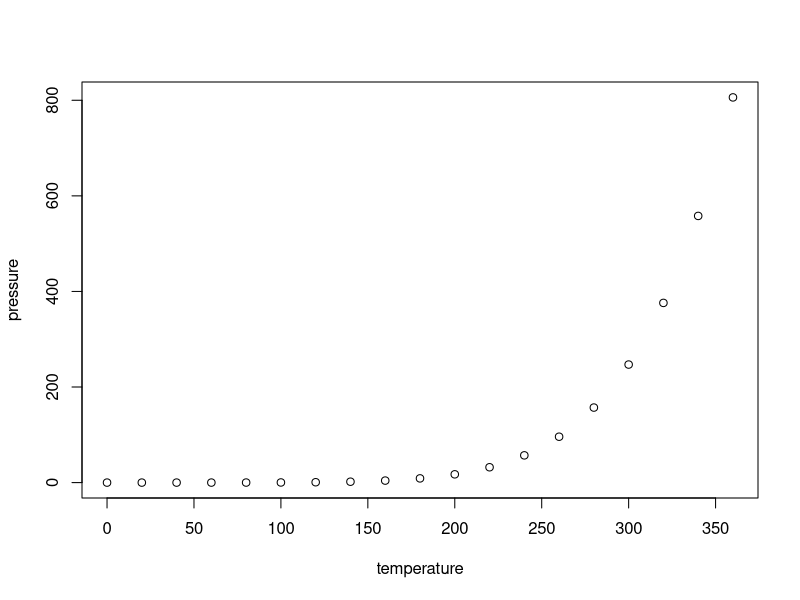
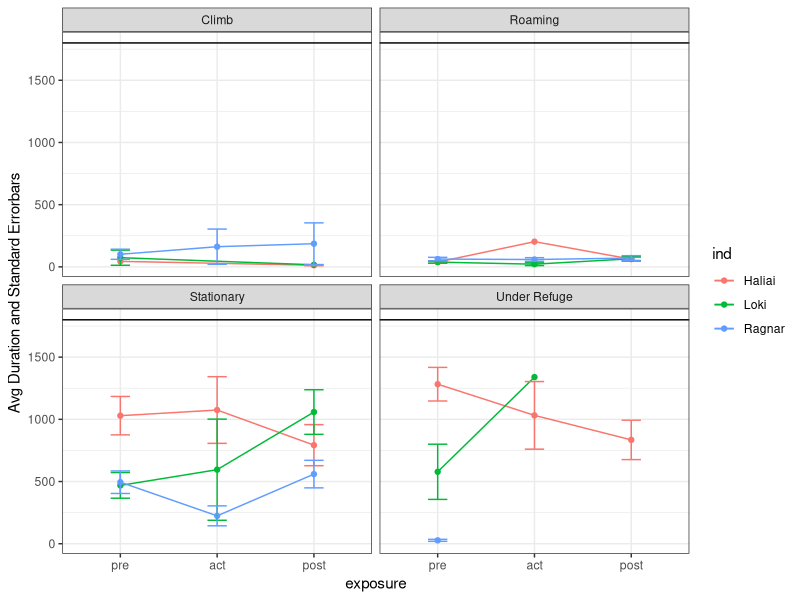
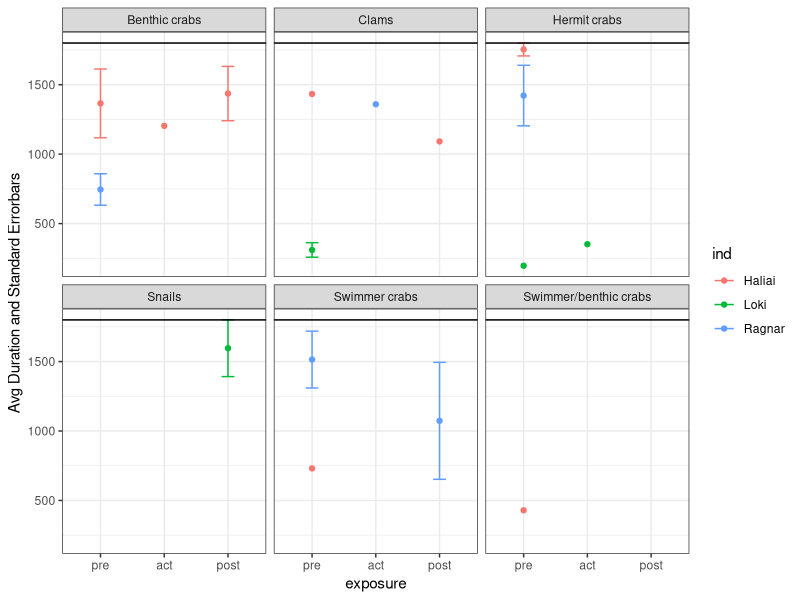
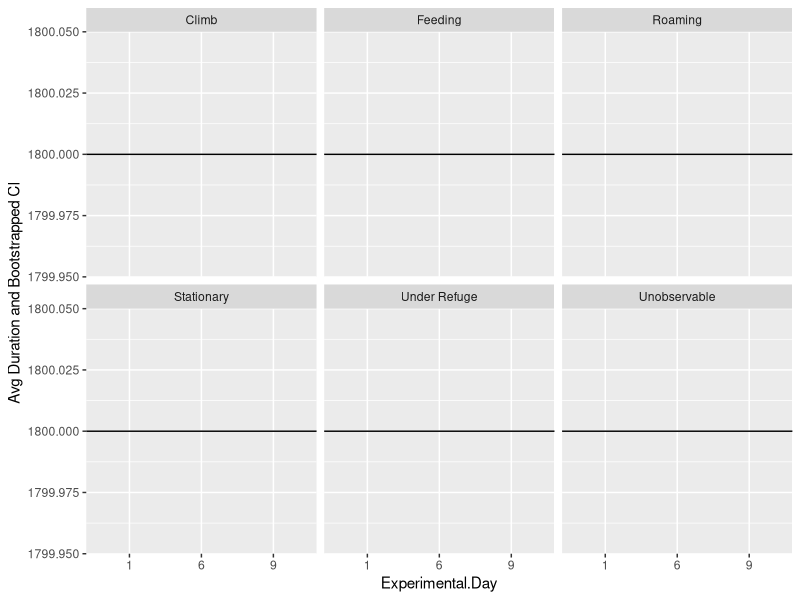
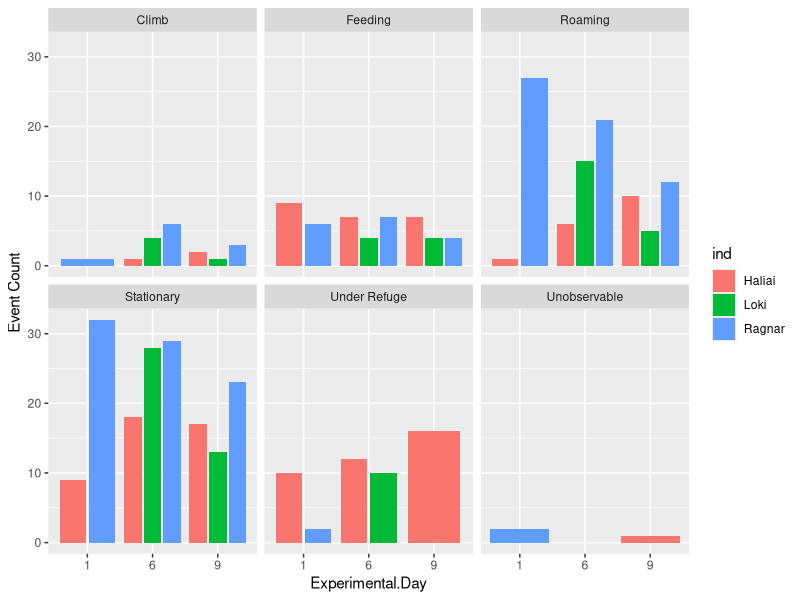
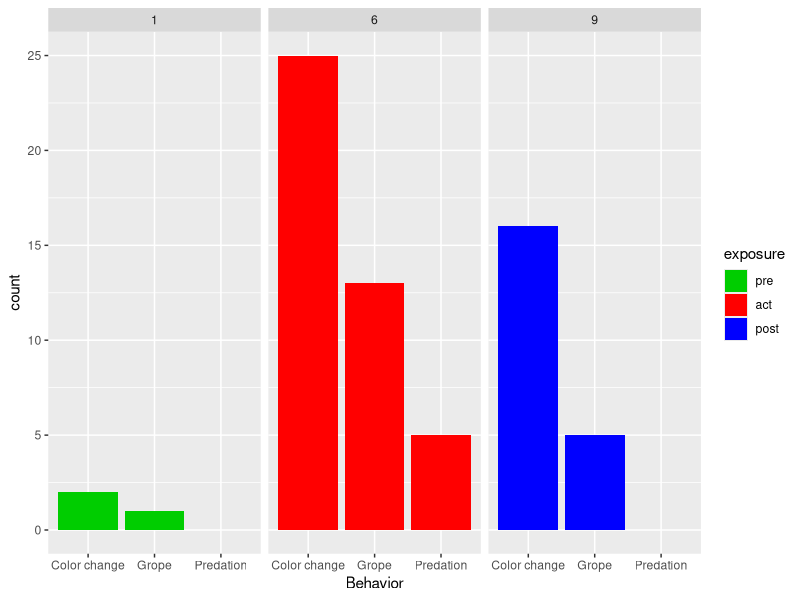
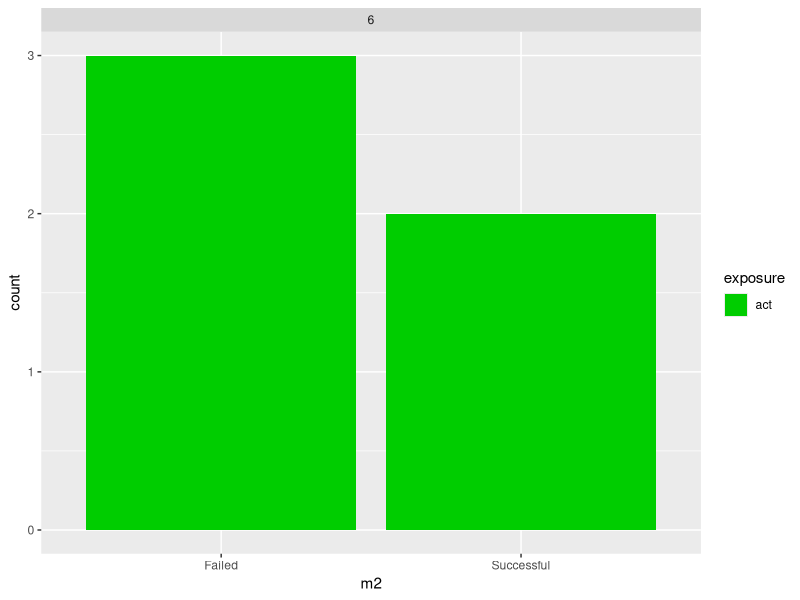
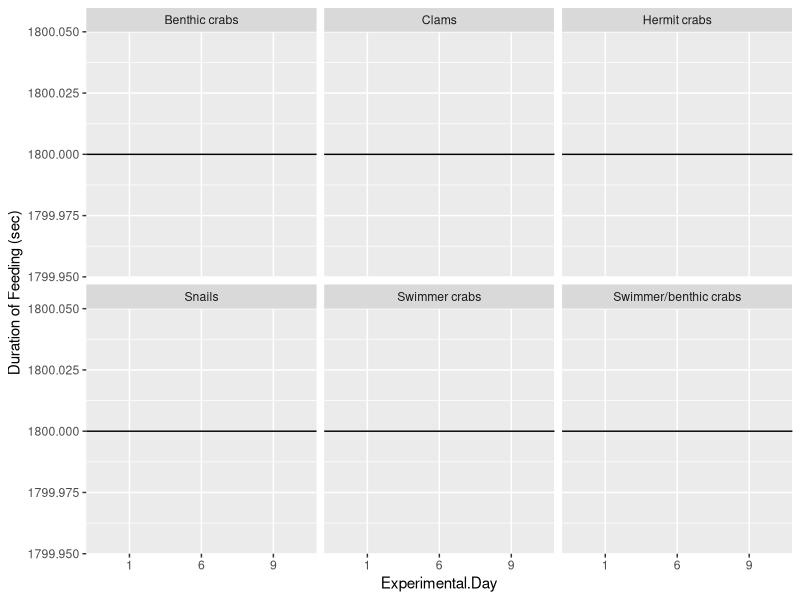

These figures' R source, in order:
## ---- chunk 1
knitr::opts_chunk$set(echo = TRUE)
## ---- chunk 2
summary(cars)
## ---- chunk 3
plot(pressure)
## ---- chunk 4

library(ggplot2)
library("plyr")
library("dplyr")                          
library("readr")  
library(stringr)
library(hms)
## ---- chunk 5
all<-read.csv("data/all1.csv")
all$exposure <- factor(all$exposure, levels = c("pre", "act", "post"))
all$Experimental.Day <- as.factor(all$Experimental.Day)
all$bottle <- factor(all$bottle, levels = c('pre', 'post'))
trunc<-all[all$rtime >= "10:00:00" & all$rtime <= "14:00:00",]
trunc$time <- as_hms(trunc$time)
sub <- all[all$rtime >= "12:30:00" & all$rtime <= "14:00:00",]

## ---- chunk 6

#all %>%
  #filter(Subject == 'Octopus')%>%
  #group_by(Oleamide.Exposure, Behavior) #%>%
 # summarise(avg_duration = mean(Duration..s.))# %>%
  #ggplot(aes(x = Behavior, y = avg_duration)) + 
 # geom_boxplot(aes(color=Oleamide.Exposure))
#ggplot(data = data, aes(x = Oleamide.Exposure,y = )) +
  #stat_summary()

trunc %>%
   filter(Subject == 'Octopus')%>%
    filter(!Behavior %in% c("Color change", "Grope", 'Predation', "Feeding", "Unobservable")) %>%
  group_by(exposure, ind, Behavior) %>%
  summarise(mean = mean(Duration..s.), sd = sd(Duration..s.), count = n()) %>%
  mutate(se = sd / sqrt(count),
         lower_se = mean - se,
         upper_se = mean + se) %>%
  ggplot(aes(x = exposure, y = mean, color = ind)) +
  geom_line(aes(group = ind))+
  geom_point()+
  geom_errorbar(aes(ymin = lower_se, ymax = upper_se), width = .2)+
  facet_wrap(~Behavior) +
  labs(y = "Avg Duration and Standard Errorbars")+ 
  geom_hline(yintercept = 1800)+
  theme_bw()

trunc %>%
   filter(Subject == 'Octopus')%>%
    filter(Behavior == 'Feeding') %>%
  group_by(exposure, ind, m1) %>%
  summarise(mean = mean(Duration..s.), sd = sd(Duration..s.), count = n()) %>%
  mutate(se = sd / sqrt(count),
         lower_se = mean - se,
         upper_se = mean + se) %>%
  ggplot(aes(x = exposure, y = mean, color = ind)) +
  geom_point()+
  geom_errorbar(aes(ymin = lower_se, ymax = upper_se), width = .2)+
  facet_wrap(~m1)+
  labs(y = "Avg Duration and Standard Errorbars")+ 
  geom_hline(yintercept = 1800) +
  theme_bw()


trunc %>%
   filter(Subject == 'Octopus')%>%
    filter(!Behavior %in% c("Color change", "Grope", 'Predation')) %>%
  ggplot(aes(x = Experimental.Day, y = Duration..s., color = ind)) +
  stat_summary(fun.data = "mean_cl_boot", position = position_dodge(.1)) +
  facet_wrap(~Behavior)+
  labs(y = "Avg Duration and Bootstrapped CI")+ 
  geom_hline(yintercept = 1800)

trunc %>%
   filter(Subject == 'Octopus')%>%
    filter(!Behavior %in% c("Color change", "Grope", 'Predation')) %>%
  ggplot(aes(x = Experimental.Day, fill = ind)) +
  geom_histogram(stat = 'count', position = position_dodge2(1)) +
  facet_wrap(~Behavior) +
  labs(y = "Event Count")


sub%>%
  filter(Subject == 'Octopus') %>%
  filter(Behavior %in% c("Color change", "Grope", 'Predation')) %>%
  ggplot(aes(x = Behavior, fill = exposure)) + 
  geom_histogram(stat = 'count') +
  facet_wrap(~Experimental.Day)+
  scale_fill_manual(values = c("green3", "red", "blue"))

sub %>%
   filter(Subject == 'Octopus') %>%
  filter(Behavior == 'Predation') %>%
  ggplot(aes(x = m2, fill = exposure)) +
  geom_histogram(stat = 'count') + 
  facet_wrap(~Experimental.Day) +  
    scale_fill_manual(values = c("green3", "red", "blue"))
sub %>%
  filter(Behavior == "Predation")

trunc%>%
  filter(Subject =="Octopus")%>%
  filter(Behavior == 'Feeding') %>%
  ggplot(aes(x = Experimental.Day, y = Duration..s., color = ind))+
  stat_summary(fun.data = "mean_cl_boot", position = position_dodge(.2)) + 
  facet_wrap(~Modifiers) +
  labs(y = "Duration of Feeding (sec)") + 
  geom_hline(yintercept = 1800)



## ---- chunk 7

sub %>%
  filter(Subject == 'Octopus') %>%
  filter(Behavior %in% c('Grope', "Predation")) %>%
  ggplot(aes(x = Experimental.Day, color =  ind)) + 
  geom_point(stat = 'count', size = 3) + 
  geom_line(stat = 'count', aes(group = ind))+
  labs (title = 'Predation Attempts and Gropes') +
  theme_light()+
  theme(plot.title = element_text(hjust = .5))

sub %>%
  filter(Subject == 'Octopus') %>%
  filter(Behavior %in% c('Grope', "Predation")) %>%
  ggplot(aes(x = Experimental.Day, fill =  exposure)) + 
  geom_histogram(stat = 'count') + 
  labs (title = 'Predation Attempts and Gropes') +
  facet_wrap(~ind)+
  theme_light()+
  theme(plot.title = element_text(hjust = .5)) + 
  scale_fill_manual(values = c("green3", "red", "blue"))

trunc %>%
  filter(Subject == 'Octopus') %>%
  filter(Behavior == 'Predation') %>%
   ggplot(aes(x = Experimental.Day, fill =  ind)) + 
  geom_histogram(stat = 'count') + 
  labs (y = 'Predation Events')
## ---- chunk 8
unique(trunc$Behavior)
trunc %>%
   filter(Subject_tax != "Octopus") %>%
  filter(Behavior %in% c("Stationary", "Burrow")) %>%
  group_by(ind, Subject_tax, Experimental.Day, Behavior) %>%
  ggplot(aes(x = Experimental.Day, y = Duration..s.,fill = Subject_tax)) + 
  geom_violin(position = position_dodge(.3)) + 
  #facet_wrap(~Subject_tax) + 
  labs(y = "Time Spent Stationary")+ 
  geom_hline(yintercept = 1800)

trunc %>%
  filter(Behavior == "Roaming") %>%
  filter(Subject_tax != "Octopus") %>%
  group_by(Subject_tax, Experimental.Day, bottle) %>%
  summarise(mean = mean(Duration..s.), sd = sd(Duration..s.), count = n()) %>%
  mutate(se = sd / sqrt(count),
         lower_se = mean - se,
         upper_se = mean + se)  %>%
  ggplot(aes(x = bottle, y = mean, color = Subject_tax)) + 
  geom_point() + 
  geom_line(aes(group = Subject_tax))+
  geom_errorbar(aes(ymin = lower_se, ymax = upper_se), width = .2)+
  facet_grid(rows = vars(`Subject_tax`), cols = vars(`Experimental.Day`)) + 
  labs(y = "Time (s)",x = 'Bottle Addition Status', title = 'Average Roaming Duration')+ 
  geom_hline(yintercept = 1800) +
  theme_bw()+
  theme(plot.title = element_text(hjust = .5))
  
 

trunc %>%
  filter(Behavior %in% c("Stationary", "Burrow")) %>%
  filter(Subject_tax != "Octopus") %>%
  group_by(Subject_tax, Experimental.Day, bottle) %>%
  summarise(mean = mean(Duration..s.), sd = sd(Duration..s.), count = n()) %>%
  mutate(se = sd / sqrt(count),
         lower_se = mean - se,
         upper_se = mean + se)  %>%
  ggplot(aes(x = bottle, y = mean, color = Subject_tax)) + 
  geom_point() + 
  geom_line(aes(group = Subject_tax))+
  geom_errorbar(aes(ymin = lower_se, ymax = upper_se), width = .2)+
  facet_grid(rows = vars(`Subject_tax`), cols = vars(`Experimental.Day`)) + 
  labs(y = "Time (s)", x = "Bottle Addition Status", title = "Average Stationary Duration")+ 
  geom_hline(yintercept = 1800) +
   theme_bw()+
  theme(plot.title = element_text(hjust = .5))


 trunc %>%
  filter(Behavior == 'Climb') %>%
  filter(!Subject_tax %in% c("Octopus", "Hermit Crab")) %>%
  group_by(Subject_tax, Experimental.Day, bottle) %>%
  summarise(mean = mean(Duration..s.), sd = sd(Duration..s.), count = n()) %>%
  mutate(se = sd / sqrt(count),
         lower_se = mean - se,
         upper_se = mean + se)  %>%
  ggplot(aes(x = bottle, y = mean, color = Subject_tax)) + 
  geom_point() + 
  geom_line(aes(group = Subject_tax))+
  geom_errorbar(aes(ymin = lower_se, ymax = upper_se), width = .2)+
  facet_grid(rows = vars(`Subject_tax`), cols = vars(`Experimental.Day`)) + 
  labs(y = "Time (s)", x = "Bottle Addition Status", title = "Average Climb Duration")+ 
  geom_hline(yintercept = 1800) +
   theme_bw()+
  theme(plot.title = element_text(hjust = .5))
 
## ---- chunk 9

trunc %>%
  filter(Subject == "Octopus", Behavior %in% c("Predation", "Grope")) %>%
  ggplot(aes(x = Experimental.Day, color = m2)) + 
    scale_x_discrete(drop = FALSE)+
  geom_line(stat = 'count', aes(group = m2))+
  geom_point(stat = 'count', size = 2, position = position_dodge(0)) +
  facet_wrap(~m1) +
  labs(y = "Predation Events")+
  scale_color_manual(values = c("blue", "red", "green"), labels = c("Grope", "Fail", "Success")) +
  labs(title = "Predation & Grope Events") +
   theme_bw()+
  theme(plot.title= element_text(hjust = .5)) 
 
trunc %>%
  filter(Subject == "Octopus", Behavior %in% c("Predation", "Grope")) %>%
  ggplot(aes(x = exposure, color = m2)) + 
  geom_line(stat = 'count',aes(group = m2))+
  geom_point(stat = 'count', size = 2, position = position_dodge(0)) +
  facet_wrap(~m1) +
  labs(y = "Predation Events")+
  scale_color_manual(values = c("blue", "red", "green"), labels = c("Grope", "Fail", "Success")) +
  labs(title = "Predation & Grope Events") +
   theme_bw()+
  theme(plot.title= element_text(hjust = .5)) 

pred <-trunc %>%
  filter(Subject == "Octopus", Behavior == "Predation") %>%
  mutate(bin = case_when(m2 == "Successful" ~ 1, m2 == "Failed" ~ 0))
pred$Experimental.Day <- as.numeric(pred$Experimental.Day)
ggplot(pred, aes( x = exposure, y = bin, color = ind)) + 
  geom_point(position = position_dodge2(.5)) + 
  geom_smooth(method = 'glm', method.args = list(family = 'binomial'), se = FALSE) +
  labs(y = "Predation Success") +
  theme_bw() +
  facet_wrap(~ind, ncol = 1)
  
## ---- chunk 10

###Predation Events Only, Split by Individual
psum1 <- trunc %>%
  filter(Behavior %in% c("Predation")) %>%
  group_by(ind,m2, exposure) %>%
  summarise(count = length(X)) %>%
  mutate(time = case_when(exposure == 'post' ~ "4", exposure == 'pre' ~ '6.5', exposure == 'act' ~ '1.5', TRUE ~ 'error')) 
psum1$time <- as.numeric(psum1$time)
psum1$count <- as.numeric(psum1$count)
psum2<-psum1 %>%
  mutate(ncount = log(count/time))
psum2 %>%
  ggplot(aes(x = exposure, y = ncount, color = m2))+
  geom_line(aes(group = m2)) + 
  geom_point() +
  facet_wrap(~ind) +
  labs(title = "Predation Events, normalized to Time Observed and on Log Scale", 
       y = "Log of Events Per Hour")+
  theme_bw()+
  theme(plot.title= element_text(hjust = .5)) 


###Predation & Grope, split by Individual
pgsum <- trunc %>%
  filter(Behavior %in% c("Predation", "Grope")) %>%
  group_by(ind,m2, exposure) %>%
  summarise(count = length(X)) %>%
  mutate(time = case_when(exposure == 'post' ~ "4", exposure == 'pre' ~ '6.5', exposure == 'act' ~ '1.5', TRUE ~ 'error')) 
pgsum$time <- as.numeric(pgsum$time)
pgsum$count <- as.numeric(pgsum$count)
pgsum1<-pgsum %>%
  mutate(ncount = log(count/time))
pgsum1 %>%
  ggplot(aes(x = exposure, y = ncount, color = m2)) +
  geom_line(aes(group = m2)) +
  geom_point()+
  facet_wrap(~ind) +
  labs(title = "Predation & Gropes, normalized to Time Observed and on Log Scale", y = "Log of Events per Hour")+
    scale_color_manual(values = c("blue", "red", "green"), labels = c("Grope", "Fail", "Success")) +
  theme_bw()+
  theme(plot.title = element_text(hjust = .5))


### Predation & Grope, Split by Prey Taxa
pgsum2 <- trunc %>%
  filter(Behavior %in% c("Predation", "Grope")) %>%
  group_by(m1, m2, exposure) %>%
  summarise(count = length(X)) %>%
  mutate(time = case_when(exposure == 'post' ~ "4", exposure == 'pre' ~ '6.5', exposure == 'act' ~ '1.5', TRUE ~ 'error')) 
pgsum2$time <- as.numeric(pgsum2$time)
pgsum2$count <- as.numeric(pgsum2$count)
pgsum3 <- pgsum2 %>%
  mutate(ncount = log(count/time))
pgsum3 %>%
  ggplot(aes(x= exposure, y = ncount, color = m2))+
  geom_line(aes(group = m2)) +
  geom_point()+
  facet_wrap(~m1) +
  scale_color_manual(values = c("blue", "red", "green"), labels = c("Grope", "Fail", "Success")) +
  theme_bw() +
  labs(y = "Log of Event Count", title = "Predation & Grope Events, adjusted for Time Observed and on Log Scale") +
  theme(plot.title = element_text(hjust = .5))
## ---- chunk 11
colorsum <- trunc %>%
  filter(Behavior == "Color change") %>%
  group_by(ind, exposure) %>%
  summarise(count = length(X)) %>%
  mutate(time = case_when(exposure == 'post' ~ "4", exposure == 'pre' ~ '6.5', exposure == 'act' ~ '1.5', TRUE ~ 'error')) 
colorsum$count<-as.numeric(colorsum$count)
colorsum$time<-as.numeric(colorsum$time)

colorsum1 <- colorsum %>%
  mutate(logncount = log(count/time))
ggplot(colorsum1, aes(x = exposure, y = logncount, color = ind)) +
  geom_line(aes(group = ind)) +
  geom_point() + 
  labs(title = "Color Changes, normalized to Time Observed and on Log Scale", y = 'Log of Color Changes per Hour', x = "Oleamide Exposure") +
  theme_bw()+
  theme(plot.title = element_text(hjust = .5))

